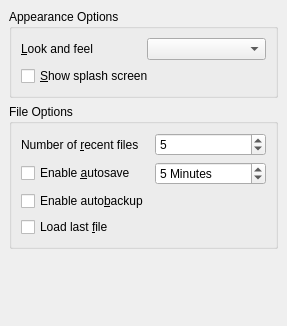
<ui version="4.0" >
 <author></author>
 <comment></comment>
 <exportmacro></exportmacro>
 <class>GeneralConfig</class>
 <widget class="QWidget" name="GeneralConfig" >
  <property name="geometry" >
   <rect>
    <x>0</x>
    <y>0</y>
    <width>287</width>
    <height>326</height>
   </rect>
  </property>
  <property name="windowTitle" >
   <string>Form</string>
  </property>
  <layout class="QVBoxLayout" >
   <property name="margin" >
    <number>9</number>
   </property>
   <property name="spacing" >
    <number>6</number>
   </property>
   <item>
    <widget class="QGroupBox" name="appearancebox" >
     <property name="title" >
      <string>Appearance Options</string>
     </property>
     <property name="flat" >
      <bool>false</bool>
     </property>
     <property name="checkable" >
      <bool>false</bool>
     </property>
     <layout class="QGridLayout" >
      <property name="margin" >
       <number>9</number>
      </property>
      <property name="spacing" >
       <number>6</number>
      </property>
      <item row="0" column="0" >
       <widget class="QLabel" name="lookfeellabel" >
        <property name="text" >
         <string>&amp;Look and feel</string>
        </property>
        <property name="buddy" >
         <cstring>lookfeel</cstring>
        </property>
       </widget>
      </item>
      <item row="0" column="1" >
       <widget class="QComboBox" name="lookfeel" >
        <property name="whatsThis" >
         <string>&lt;p>You may select a different look and feel for the application. This will affect the appearance of the application's controls and widgets.&lt;/p></string>
        </property>
       </widget>
      </item>
      <item row="1" column="0" colspan="2" >
       <widget class="QCheckBox" name="showsplash" >
        <property name="whatsThis" >
         <string>&lt;p>Select this option to show the splash screen when the program starts.&lt;/p></string>
        </property>
        <property name="text" >
         <string>&amp;Show splash screen</string>
        </property>
       </widget>
      </item>
     </layout>
    </widget>
   </item>
   <item>
    <widget class="QGroupBox" name="filebox" >
     <property name="title" >
      <string>File Options</string>
     </property>
     <layout class="QGridLayout" >
      <property name="margin" >
       <number>9</number>
      </property>
      <property name="spacing" >
       <number>6</number>
      </property>
      <item row="3" column="0" >
       <widget class="QCheckBox" name="loadlast" >
        <property name="whatsThis" >
         <string>&lt;p>Select this option to automatically load the last file used in this program.&lt;/p></string>
        </property>
        <property name="text" >
         <string>Load last &amp;file</string>
        </property>
       </widget>
      </item>
      <item row="2" column="0" >
       <widget class="QCheckBox" name="autobackup" >
        <property name="whatsThis" >
         <string>&lt;p>Selecting this will cause the program to automatically backup every file that you open and modify.&lt;/p></string>
        </property>
        <property name="text" >
         <string>Enable auto&amp;backup</string>
        </property>
       </widget>
      </item>
      <item row="1" column="1" >
       <widget class="QSpinBox" name="saveinterval" >
        <property name="whatsThis" >
         <string>&lt;p>This field will allow you to select the Autosave interval.&lt;/p></string>
        </property>
        <property name="suffix" >
         <string> Minutes</string>
        </property>
        <property name="maximum" >
         <number>30</number>
        </property>
        <property name="singleStep" >
         <number>5</number>
        </property>
        <property name="value" >
         <number>5</number>
        </property>
       </widget>
      </item>
      <item row="1" column="0" >
       <widget class="QCheckBox" name="autosave" >
        <property name="whatsThis" >
         <string>&lt;p>Enables autosaving of files. If this is checked, files will be automatically saved at the selected interval.&lt;/p></string>
        </property>
        <property name="text" >
         <string>Enable &amp;autosave</string>
        </property>
       </widget>
      </item>
      <item row="0" column="1" >
       <widget class="QSpinBox" name="recentnum" >
        <property name="whatsThis" >
         <string>&lt;p>Use this to set the number of files displayed in the &lt;b>Open Recent...&lt;/b> menu&lt;/p></string>
        </property>
        <property name="maximum" >
         <number>50</number>
        </property>
        <property name="value" >
         <number>5</number>
        </property>
       </widget>
      </item>
      <item row="0" column="0" >
       <widget class="QLabel" name="recentlabel" >
        <property name="text" >
         <string>Number of &amp;recent files</string>
        </property>
        <property name="buddy" >
         <cstring>recentnum</cstring>
        </property>
       </widget>
      </item>
     </layout>
    </widget>
   </item>
   <item>
    <spacer>
     <property name="orientation" >
      <enum>Qt::Vertical</enum>
     </property>
     <property name="sizeHint" >
      <size>
       <width>20</width>
       <height>40</height>
      </size>
     </property>
    </spacer>
   </item>
  </layout>
 </widget>
 <pixmapfunction></pixmapfunction>
 <tabstops>
  <tabstop>lookfeel</tabstop>
  <tabstop>showsplash</tabstop>
  <tabstop>recentnum</tabstop>
  <tabstop>autosave</tabstop>
  <tabstop>saveinterval</tabstop>
  <tabstop>autobackup</tabstop>
  <tabstop>loadlast</tabstop>
 </tabstops>
 <resources/>
 <connections/>
</ui>
